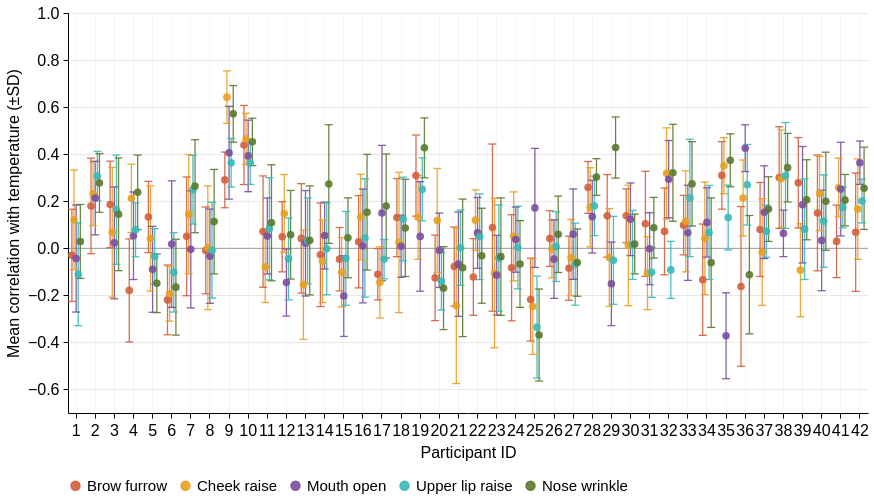

The cell this chart's notebook holds for it:
### Code cell
style_figure(facial_chart)

### Figure 1 — Vega-Lite specification as saved in the notebook (floating-point values rounded to 4 significant figures; data arrays with more than 128 entries replaced by an {"elided": "..."} marker saying what was removed)
{"config": {"view": {"continuousWidth": 300, "continuousHeight": 300, "stroke": null}, "axis": {"domainColor": "black", "domainWidth": 1, "grid": false, "labelColor": "black", "labelFont": "Arial", "labelFontSize": 16, "labelPadding": 4, "tickColor": "black", "tickSize": 5, "titleColor": "black", "titleFont": "Arial", "titleFontSize": 16, "titleFontWeight": "normal", "titlePadding": 6}, "background": "white", "font": "Arial", "header": {"labelFont": "Arial", "labelFontSize": 18, "labelFontWeight": "bold", "titleFont": "Arial", "titleFontSize": 18}, "legend": {"labelFont": "Arial", "labelFontSize": 15, "titleFont": "Arial", "titleFontSize": 15, "titleFontWeight": "normal"}, "title": {"anchor": "middle", "color": "black", "font": "Arial", "fontSize": 18, "fontWeight": "bold", "offset": 8}}, "layer": [{"data": {"values": [{"zero": 0}]}, "mark": {"type": "rule", "color": "black", "opacity": 0.35, "strokeWidth": 1}, "encoding": {"y": {"field": "zero", "scale": {"domain": [-0.7, 1.0], "nice": false}, "type": "quantitative"}}}, {"data": {"values": {"elided": "210 records"}}, "mark": {"type": "rule", "opacity": 0.9, "strokeWidth": 1.3}, "encoding": {"color": {"field": "target_label", "legend": {"columns": 5, "direction": "horizontal", "orient": "bottom", "symbolSize": 80, "symbolType": "circle", "title": null}, "scale": {"domain": ["Brow furrow", "Cheek raise", "Mouth open", "Upper lip raise", "Nose wrinkle"], "range": ["#d45f3c", "#e8a020", "#7b4fa0", "#3ab8b8", "#5a7a2e"]}, "sort": ["Brow furrow", "Cheek raise", "Mouth open", "Upper lip raise", "Nose wrinkle"], "type": "nominal"}, "x": {"axis": {"grid": true, "gridColor": "#d9d9d9", "gridOpacity": 0.35, "gridWidth": 0.8, "labelAngle": 0, "labelOverlap": false}, "field": "participant", "scale": {"paddingInner": 0.45, "paddingOuter": 0.15}, "sort": ["1", "2", "3", "4", "5", "6", "7", "8", "9", "10", "11", "12", "13", "14", "15", "16", "17", "18", "19", "20", "21", "22", "23", "24", "25", "26", "27", "28", "29", "30", "31", "32", "33", "34", "35", "36", "37", "38", "39", "40", "41", "42"], "title": "Participant ID", "type": "nominal"}, "xOffset": {"field": "target_label", "scale": {"domain": ["Brow furrow", "Cheek raise", "Mouth open", "Upper lip raise", "Nose wrinkle"]}, "sort": ["Brow furrow", "Cheek raise", "Mouth open", "Upper lip raise", "Nose wrinkle"], "type": "nominal"}, "y": {"axis": {"grid": true, "gridColor": "#dedede", "gridOpacity": 0.65}, "field": "lower", "scale": {"domain": [-0.7, 1.0], "nice": false}, "title": "Mean correlation with temperature (±SD)", "type": "quantitative"}, "y2": {"field": "upper"}}}, {"data": {"values": {"elided": "420 records"}}, "mark": {"type": "tick", "opacity": 0.9, "orient": "horizontal", "size": 8, "thickness": 1.3}, "encoding": {"color": {"field": "target_label", "legend": {"columns": 5, "direction": "horizontal", "orient": "bottom", "symbolSize": 80, "symbolType": "circle", "title": null}, "scale": {"domain": ["Brow furrow", "Cheek raise", "Mouth open", "Upper lip raise", "Nose wrinkle"], "range": ["#d45f3c", "#e8a020", "#7b4fa0", "#3ab8b8", "#5a7a2e"]}, "sort": ["Brow furrow", "Cheek raise", "Mouth open", "Upper lip raise", "Nose wrinkle"], "type": "nominal"}, "x": {"axis": {"grid": true, "gridColor": "#d9d9d9", "gridOpacity": 0.35, "gridWidth": 0.8, "labelAngle": 0, "labelOverlap": false}, "field": "participant", "scale": {"paddingInner": 0.45, "paddingOuter": 0.15}, "sort": ["1", "2", "3", "4", "5", "6", "7", "8", "9", "10", "11", "12", "13", "14", "15", "16", "17", "18", "19", "20", "21", "22", "23", "24", "25", "26", "27", "28", "29", "30", "31", "32", "33", "34", "35", "36", "37", "38", "39", "40", "41", "42"], "title": "Participant ID", "type": "nominal"}, "xOffset": {"field": "target_label", "scale": {"domain": ["Brow furrow", "Cheek raise", "Mouth open", "Upper lip raise", "Nose wrinkle"]}, "sort": ["Brow furrow", "Cheek raise", "Mouth open", "Upper lip raise", "Nose wrinkle"], "type": "nominal"}, "y": {"field": "endpoint", "scale": {"domain": [-0.7, 1.0], "nice": false}, "type": "quantitative"}}}, {"data": {"values": {"elided": "210 records"}}, "mark": {"type": "circle", "opacity": 0.9, "size": 58}, "encoding": {"color": {"field": "target_label", "legend": {"columns": 5, "direction": "horizontal", "orient": "bottom", "symbolSize": 80, "symbolType": "circle", "title": null}, "scale": {"domain": ["Brow furrow", "Cheek raise", "Mouth open", "Upper lip raise", "Nose wrinkle"], "range": ["#d45f3c", "#e8a020", "#7b4fa0", "#3ab8b8", "#5a7a2e"]}, "sort": ["Brow furrow", "Cheek raise", "Mouth open", "Upper lip raise", "Nose wrinkle"], "type": "nominal"}, "tooltip": [{"field": "participant", "title": "Participant ID", "type": "nominal"}, {"field": "target_label", "title": "Signal", "type": "nominal"}, {"field": "mean", "format": ".3f", "title": "Mean correlation", "type": "quantitative"}, {"field": "standard_deviation", "format": ".3f", "title": "Standard deviation", "type": "quantitative"}], "x": {"axis": {"grid": true, "gridColor": "#d9d9d9", "gridOpacity": 0.35, "gridWidth": 0.8, "labelAngle": 0, "labelOverlap": false}, "field": "participant", "scale": {"paddingInner": 0.45, "paddingOuter": 0.15}, "sort": ["1", "2", "3", "4", "5", "6", "7", "8", "9", "10", "11", "12", "13", "14", "15", "16", "17", "18", "19", "20", "21", "22", "23", "24", "25", "26", "27", "28", "29", "30", "31", "32", "33", "34", "35", "36", "37", "38", "39", "40", "41", "42"], "title": "Participant ID", "type": "nominal"}, "xOffset": {"field": "target_label", "scale": {"domain": ["Brow furrow", "Cheek raise", "Mouth open", "Upper lip raise", "Nose wrinkle"]}, "sort": ["Brow furrow", "Cheek raise", "Mouth open", "Upper lip raise", "Nose wrinkle"], "type": "nominal"}, "y": {"field": "mean", "scale": {"domain": [-0.7, 1.0], "nice": false}, "type": "quantitative"}}}], "height": 400, "width": 800, "$schema": "https://vega.github.io/schema/vega-lite/v6.4.1.json"}
